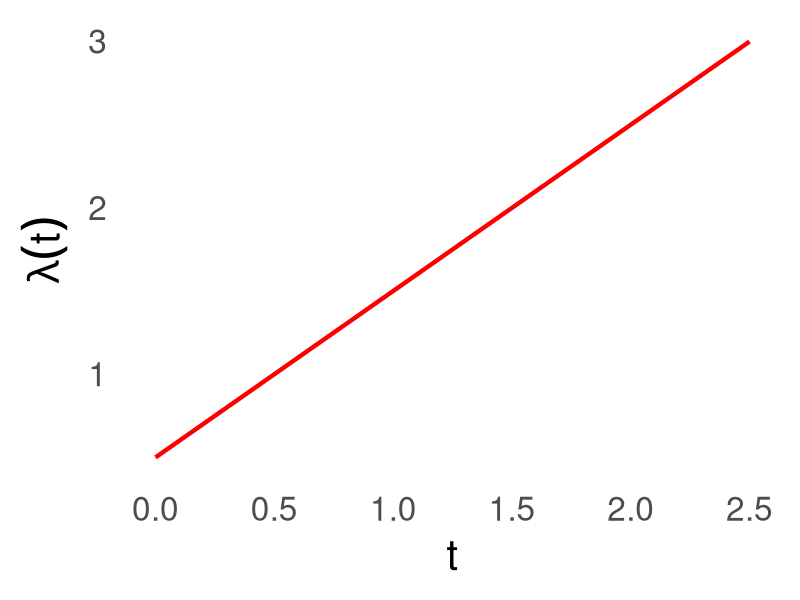
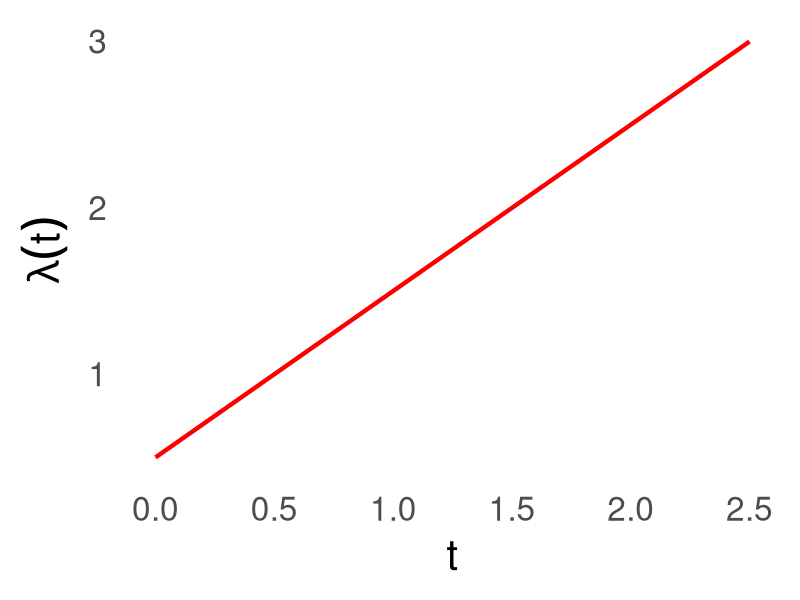

Here is the R script that generated these plots, in order: (Note: this script raises an error after producing the figures.)
library(ggplot2)

# Define the constants
lambda_0 <- 1/2
a <- 1.5
lambda_1 <- 1/1.5
tend <- 2.5

# Define an increasing function for lambda(t)
lambda_t <- function(t) {
  0.5 + t  # Simple increasing function for illustration
}

# Define a function to plot lambda(t)
plot_lambda <- function() {
  x <- seq(0, tend, by = 0.01)
  y <- lambda_t(x)
  
  # Create a data frame for plotting
  df_lambda <- data.frame(time = x, lambda = y)
  
  # Plot using ggplot2
  p <- ggplot(df_lambda, aes(x = time, y = lambda)) +
    geom_line(color = "red", size = 1.5) +
    labs(x = "t", y = expression(lambda(t))) +
    theme_minimal(base_size = 30) +
    theme(panel.grid = element_blank())
  p
}

# Define a function to plot lambda(t) * hazard(a = 1)
plot_lambda_hazard <- function(a) {
  x <- seq(0, tend, by = 0.01)
  hazard <- ifelse(x <= a, lambda_0, lambda_1)  # Hazard function
  lambda_values <- lambda_t(x)
  product <- lambda_values * hazard
  
  # Create a color indicator: "black" before a, "mix" after a
  color_indicator <- ifelse(x <= a, "black", "mix")
  
  # Create a data frame for plotting
  df_product <- data.frame(time = x, product = product, color = color_indicator)
  
  # Plot using ggplot2
  p <- ggplot(df_product, aes(x = time, y = product, color = color)) +
    geom_line(size = 1.5) +
    geom_vline(xintercept = a, linetype = "dotted", size = 1.5) + # Vertical line at 'a'
    scale_color_manual(
      values = c("black" = "black", "mix" = "blue"), # Change "mix" to blue (can customize further)
      guide = "none" # Remove legend
    ) +
    geom_line(data = subset(df_product, time > a), 
              aes(x = time, y = product), color = "red", size=1.5)+ 
    theme_minimal(base_size = 30) +
    theme(panel.grid = element_blank())
  return (p)
}


# Plot the increasing lambda(t)
plot_lambda()
ggsave(filename =
         here("figures/hazard-lambda.png"), width = 8, height = 5)

plot_lambda_hazard(a = 1)
ggsave(filename =
         here("figures/hazard-cox-a-1.png"), width = 8, height = 5)

# ggsave(filename = 
#          here("figures/hazard-viz-a-2.png"), 
#        width = 8, height = 5)




# plot \lambda 

